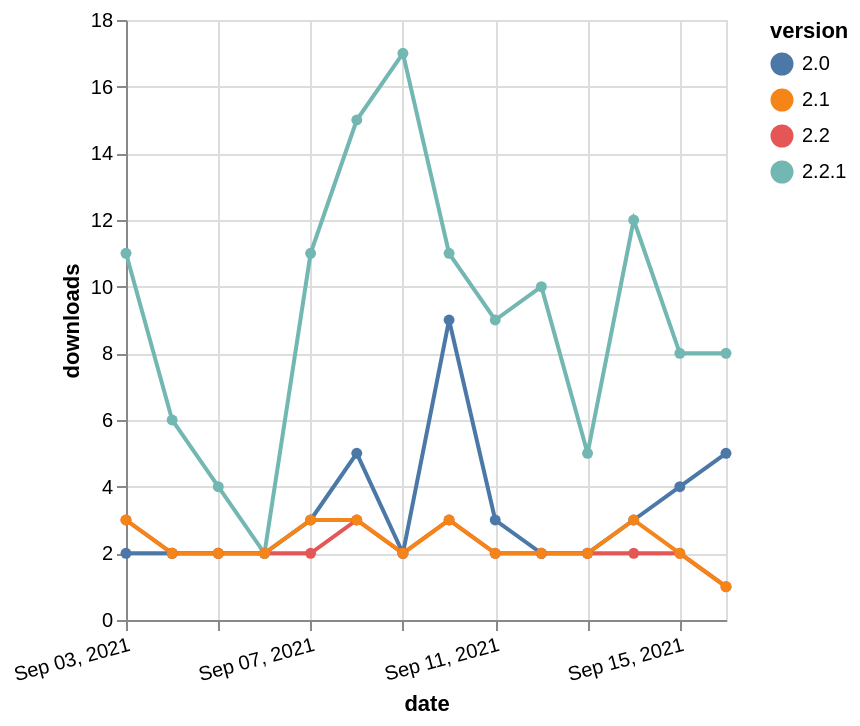

Specify this chart in Vega-Lite:
### Vega-Lite specification from a JSON file in a GitHub repository (floating-point values rounded to 4 significant figures)
{"$schema": "https://vega.github.io/schema/vega-lite/v5.json", "description": "A simple bar chart with embedded data.", "data": {"values": [{"date": "2021-09-03", "total": 1829, "delta": 2, "version": "2.0"}, {"date": "2021-09-04", "total": 1831, "delta": 2, "version": "2.0"}, {"date": "2021-09-05", "total": 1833, "delta": 2, "version": "2.0"}, {"date": "2021-09-06", "total": 1835, "delta": 2, "version": "2.0"}, {"date": "2021-09-07", "total": 1838, "delta": 3, "version": "2.0"}, {"date": "2021-09-08", "total": 1843, "delta": 5, "version": "2.0"}, {"date": "2021-09-09", "total": 1845, "delta": 2, "version": "2.0"}, {"date": "2021-09-10", "total": 1854, "delta": 9, "version": "2.0"}, {"date": "2021-09-11", "total": 1857, "delta": 3, "version": "2.0"}, {"date": "2021-09-12", "total": 1859, "delta": 2, "version": "2.0"}, {"date": "2021-09-13", "total": 1861, "delta": 2, "version": "2.0"}, {"date": "2021-09-14", "total": 1864, "delta": 3, "version": "2.0"}, {"date": "2021-09-15", "total": 1868, "delta": 4, "version": "2.0"}, {"date": "2021-09-16", "total": 1873, "delta": 5, "version": "2.0"}, {"date": "2021-09-03", "total": 453, "delta": 3, "version": "2.2"}, {"date": "2021-09-04", "total": 455, "delta": 2, "version": "2.2"}, {"date": "2021-09-05", "total": 457, "delta": 2, "version": "2.2"}, {"date": "2021-09-06", "total": 459, "delta": 2, "version": "2.2"}, {"date": "2021-09-07", "total": 461, "delta": 2, "version": "2.2"}, {"date": "2021-09-08", "total": 464, "delta": 3, "version": "2.2"}, {"date": "2021-09-09", "total": 466, "delta": 2, "version": "2.2"}, {"date": "2021-09-10", "total": 469, "delta": 3, "version": "2.2"}, {"date": "2021-09-11", "total": 471, "delta": 2, "version": "2.2"}, {"date": "2021-09-12", "total": 473, "delta": 2, "version": "2.2"}, {"date": "2021-09-13", "total": 475, "delta": 2, "version": "2.2"}, {"date": "2021-09-14", "total": 477, "delta": 2, "version": "2.2"}, {"date": "2021-09-15", "total": 479, "delta": 2, "version": "2.2"}, {"date": "2021-09-16", "total": 480, "delta": 1, "version": "2.2"}, {"date": "2021-09-03", "total": 1843, "delta": 11, "version": "2.2.1"}, {"date": "2021-09-04", "total": 1849, "delta": 6, "version": "2.2.1"}, {"date": "2021-09-05", "total": 1853, "delta": 4, "version": "2.2.1"}, {"date": "2021-09-06", "total": 1855, "delta": 2, "version": "2.2.1"}, {"date": "2021-09-07", "total": 1866, "delta": 11, "version": "2.2.1"}, {"date": "2021-09-08", "total": 1881, "delta": 15, "version": "2.2.1"}, {"date": "2021-09-09", "total": 1898, "delta": 17, "version": "2.2.1"}, {"date": "2021-09-10", "total": 1909, "delta": 11, "version": "2.2.1"}, {"date": "2021-09-11", "total": 1918, "delta": 9, "version": "2.2.1"}, {"date": "2021-09-12", "total": 1928, "delta": 10, "version": "2.2.1"}, {"date": "2021-09-13", "total": 1933, "delta": 5, "version": "2.2.1"}, {"date": "2021-09-14", "total": 1945, "delta": 12, "version": "2.2.1"}, {"date": "2021-09-15", "total": 1953, "delta": 8, "version": "2.2.1"}, {"date": "2021-09-16", "total": 1961, "delta": 8, "version": "2.2.1"}, {"date": "2021-09-03", "total": 2040, "delta": 3, "version": "2.1"}, {"date": "2021-09-04", "total": 2042, "delta": 2, "version": "2.1"}, {"date": "2021-09-05", "total": 2044, "delta": 2, "version": "2.1"}, {"date": "2021-09-06", "total": 2046, "delta": 2, "version": "2.1"}, {"date": "2021-09-07", "total": 2049, "delta": 3, "version": "2.1"}, {"date": "2021-09-08", "total": 2052, "delta": 3, "version": "2.1"}, {"date": "2021-09-09", "total": 2054, "delta": 2, "version": "2.1"}, {"date": "2021-09-10", "total": 2057, "delta": 3, "version": "2.1"}, {"date": "2021-09-11", "total": 2059, "delta": 2, "version": "2.1"}, {"date": "2021-09-12", "total": 2061, "delta": 2, "version": "2.1"}, {"date": "2021-09-13", "total": 2063, "delta": 2, "version": "2.1"}, {"date": "2021-09-14", "total": 2066, "delta": 3, "version": "2.1"}, {"date": "2021-09-15", "total": 2068, "delta": 2, "version": "2.1"}, {"date": "2021-09-16", "total": 2069, "delta": 1, "version": "2.1"}]}, "width": "container", "mark": {"type": "line", "point": {"filled": true}}, "encoding": {"x": {"field": "date", "type": "temporal", "timeUnit": "yearmonthdate", "title": "date", "axis": {"labelAngle": -15}}, "y": {"field": "delta", "type": "quantitative", "title": "downloads"}, "color": {"field": "version", "type": "nominal"}, "tooltip": {"field": "delta"}}}
